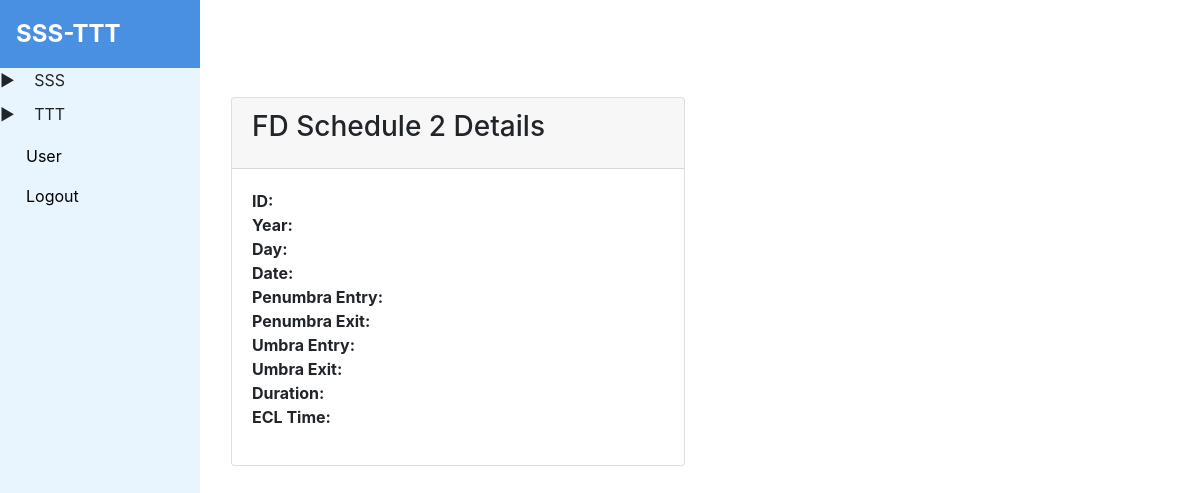
Before: /fd_schedules_2/1 (signed in) with the older database file.
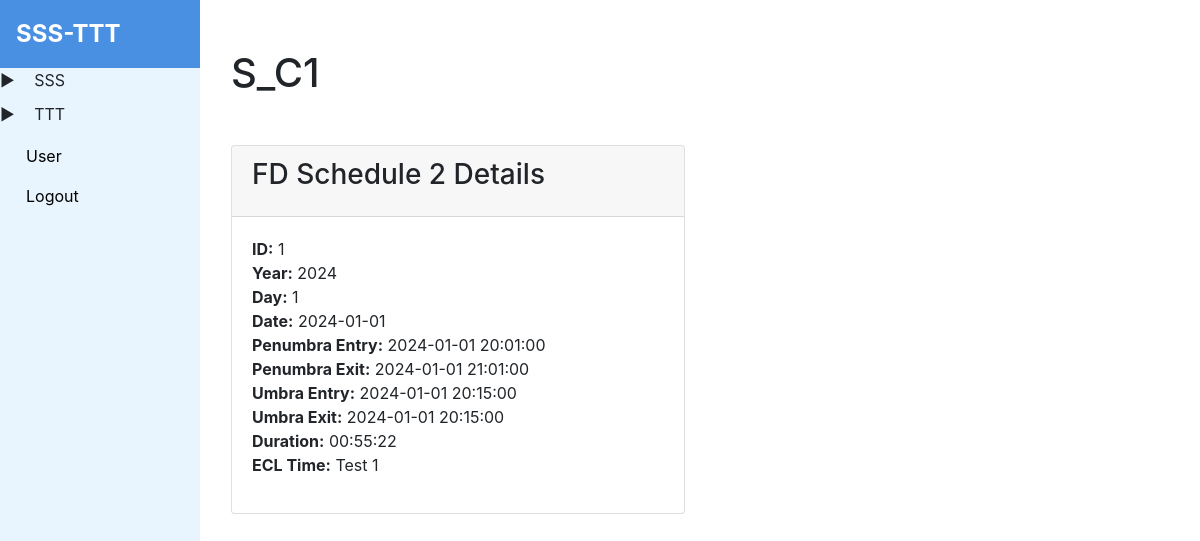
After: the same page with the newer database file.
### tables this page shows
CREATE TABLE 't_fd_schedule_2' (
        id INTEGER PRIMARY KEY AUTOINCREMENT,
        year INTEGER,
        day INTEGER,
        date DATE,
        penumbra_entry DATETIME NOT NULL,
        penumbra_exit DATETIME,
        umbra_entry DATETIME,
        umbra_exit DATETIME,
        duration VARCHAR(1000),
        ECL_TIME VARCHAR(255),
        S_C VARCHAR(255)
    );

### app.py (the view)
@app.route('/fd_schedules_2/<int:fd_schedule_id>')
@check_login
def fd_schedule_2_detail(fd_schedule_id):
    data = get_record_by_table_name('t_fd_schedule_2', fd_schedule_id)
    return render_template('fd_schedule_2/fd_schedule_detail.html', fd_schedule=data, is_admin = session.get('user'))

### app.py (called while the page is built)
def check_login(f):
    @wraps(f)
    def decorated_function(*args, **kwargs):
        if session.get('user') is None:
            return redirect(url_for('login'))
        return f(*args, **kwargs)
    return decorated_function

### db_helper.py (called while the page is built)
def get_record_by_table_name(table_name: str, record_id: int):
    cursor = conn.cursor()
    cursor.execute(f'SELECT * FROM {table_name} WHERE id = {record_id}')
    result = cursor.fetchone()
    cursor.close()
    return result

### templates/fd_schedule_2/fd_schedule_detail.html (shortened to what this page needs)
{% extends 'base.html' %}
{% block content %}
  <div class="container my-5">
    <div class="row">
      <div class="col-12">
        <h1 class="text-start mb-5">{{ fd_schedule[10] }}
        </h1>
      </div>
    </div>
    <div class="row">
      <div class="col-md-6">
        <div class="card mb-4">
          <div class="card-header">
            <h3 class="card-title">FD Schedule 2 Details</h3>
          </div>
          <div class="card-body">
            <ul class="list-unstyled">
              <li><strong>ID:</strong> {{ fd_schedule[0] }}</li>
              <li><strong>Year:</strong> {{ fd_schedule[1] }}</li>
              <li><strong>Day:</strong> {{ fd_schedule[2] }}</li>
              <li><strong>Date:</strong> {{ fd_schedule[3] }}</li>
              <li><strong>Penumbra Entry:</strong> {{ fd_schedule[4] }}</li>
              <li><strong>Penumbra Exit:</strong> {{ fd_schedule[5] }}</li>
              <li><strong>Umbra Entry:</strong> {{ fd_schedule[6] }}</li>
              <li><strong>Umbra Exit:</strong> {{ fd_schedule[7] }}</li>
              <li><strong>Duration:</strong> {{ fd_schedule[8] }}</li>
              <li><strong>ECL Time:</strong> {{ fd_schedule[9] }}</li>
            </ul>
          </div>
        </div>
      </div>
    </div>
  </div>
{% endblock %}

### templates/base.html (shortened to what this page needs)
<!DOCTYPE html>
<html>
<head>
    <link rel="stylesheet" href="https://stackpath.bootstrapcdn.com/bootstrap/4.3.1/css/bootstrap.min.css">
    <link rel="stylesheet" type="text/css" href="{{ url_for('static', filename='css/style.css') }}">
    <link rel="stylesheet" href="https://cdn.materialdesignicons.com/5.4.55/css/materialdesignicons.min.css">
    <link rel="stylesheet" href="https://cdnjs.cloudflare.com/ajax/libs/select2/4.0.13/css/select2.min.css" />
</head>
<body onload="toggleSubmenu('{{ menuVal }}')">
    <div class="sidebar sidebar-content">
        <div class="logo">
            <a href="/home">SSS-TTT</a>
        </div>
        <ul>
            <li class="submenu-toggle" data-submenu="submenu1" data-expanded="false" onclick="toggleSubmenu('submenu1')">
                <span class="menu-text">SSS</span></a>
            </li>
        </ul>
        <ul>
            <li class="submenu-toggle" data-submenu="submenu2" data-expanded="false" onclick="toggleSubmenu('submenu2')">
                <span class="menu-text">TTT</span></a>
            </li>
        </ul>
        {% if is_admin %}
        <ul>
            <li><a href="/user"><span class="menu-text">User</span></a></li>
        </ul>
        {% endif %}
        <ul>
            <li><a href="/logout"><span class="menu-text">Logout</span></a></li>
        </ul>
    </div>
    <div class="content">
        {% block content %}{% endblock %}
    </div>
</body>
</html>

### static/css/style.css (style rules this page uses)
.sidebar { height: 100%; width: 200px; position: fixed; z-index: 1; top: 0; left: 0; background-color: #e9f5fe; overflow-x: hidden; }
.sidebar .logo { background-color: #4a90e2; color: #fff; font-size: 24px; font-weight: bold; padding: 16px; }
.sidebar .logo a { color: #fff; text-decoration: none; }
.sidebar-content { max-height: 1000px; overflow-y: scroll; }
.sidebar ul { list-style-type: none; margin: 0; padding: 0; }
.sidebar li a { display: block; color: #000; padding: 8px 16px; text-decoration: none; }
.content { margin-left: 200px; padding: 1px 16px; height: 1000px; }
.menu-text { margin-left: 10px; }

### templates/base.html (style rules this page uses)
.submenu-toggle::before { content: '\25B6'; padding-right: 5px; transition: transform 0.2s; display: inline-block; margin-bottom: 10px; }

Changed rows visible on the page:
added t_fd_schedule_2: S_C "S_C1", id "1", year "2024", day "1", date "2024-01-01", penumbra_entry "2024-01-01 20:01:00", penumbra_exit "2024-01-01 21:01:00", umbra_entry "2024-01-01 20:15:00", umbra_exit "2024-01-01 20:15:00", duration "00:55:22", ECL_TIME "Test 1"
